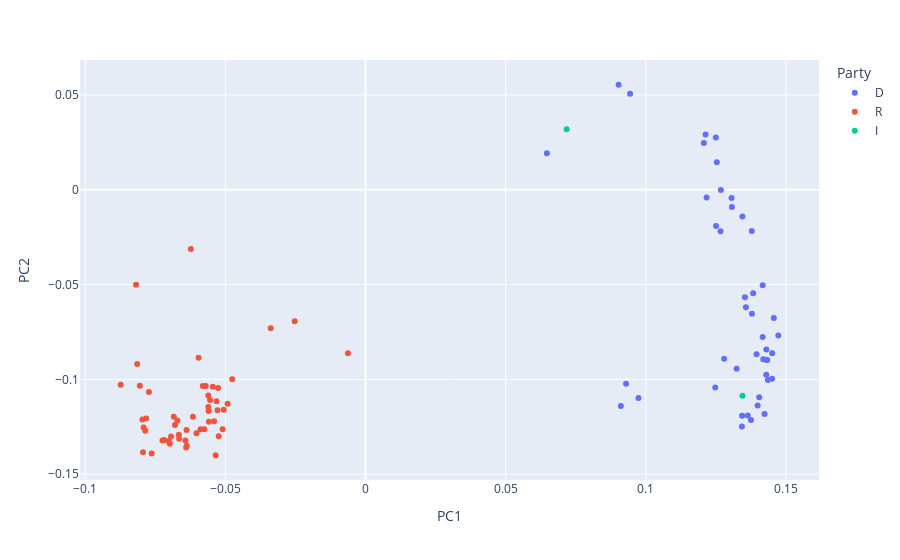

The cell this chart's notebook holds for it:
### Code cell
pca_clustering(2020, 8, 'Party')

### Figure 1 — Plotly figure (JSON) as saved in the notebook; plotly's stock layout.template omitted (floating-point values rounded to 4 significant figures)
{"data": [{"hovertemplate": "<b>%{hovertext}</b><br><br>Party=D<br>PC1=%{x}<br>PC2=%{y}<extra></extra>", "hovertext": ["Sen. Kyrsten Sinema [D]", "Sen. Joe Manchin III [D]", "Sen. Doug Jones [D, 2018-2020]", "Sen. Martin Heinrich [D]", "Sen. Sherrod Brown [D]", "Sen. Debbie Stabenow [D]", "Sen. Robert “Bob” Menendez [D]", "Sen. Tammy Baldwin [D]", "Sen. Benjamin Cardin [D]", "Sen. Tom Udall [D, 2009-2020]", "Sen. Tina Smith [D, 2018-2026]", "Sen. Tammy Duckworth [D]", "Sen. Christopher Coons [D, 2010-2026]", "Sen. Jacky Rosen [D]", "Sen. Thomas Carper [D]", "Sen. Dianne Feinstein [D]", "Sen. Sheldon Whitehouse [D]", "Sen. Michael Bennet [D]", "Sen. Catherine Cortez Masto [D]", "Sen. Jeanne Shaheen [D, 2009-2026]", "Sen. John “Jack” Reed [D, 1997-2026]", "Sen. Gary Peters [D, 2015-2026]", "Sen. Richard Durbin [D, 1997-2026]", "Sen. Mark Warner [D, 2009-2026]", "Sen. Patrick Leahy [D]", "Sen. Jon Tester [D]", "Sen. Margaret “Maggie” Hassan [D]", "Sen. Robert “Bob” Casey Jr. [D]", "Sen. Christopher Murphy [D]", "Sen. Timothy “Tim” Kaine [D]", "Sen. Maria Cantwell [D]", "Sen. Kirsten Gillibrand [D]", "Sen. Patty Murray [D]", "Sen. Charles “Chuck” Schumer [D]", "Sen. Chris Van Hollen [D]", "Sen. Jeff Merkley [D, 2009-2026]", "Sen. Amy Klobuchar [D]", "Sen. Ron Wyden [D]", "Sen. Richard Blumenthal [D]", "Sen. Cory Booker [D, 2013-2026]", "Sen. Brian Schatz [D]", "Sen. Mazie Hirono [D]", "Sen. Edward “Ed” Markey [D, 2013-2026]", "Sen. Elizabeth Warren [D]", "Sen. Kamala Harris [D, 2017-2021]"], "legendgroup": "D", "marker": {"color": "#636efa", "symbol": "circle"}, "mode": "markers", "name": "D", "orientation": "v", "showlegend": true, "type": "scatter", "x": [0.0911, 0.09295, 0.09739, 0.1379, 0.1357, 0.1354, 0.1383, 0.1473, 0.1417, 0.1417, 0.1457, 0.1419, 0.1433, 0.143, 0.1375, 0.1405, 0.128, 0.143, 0.1451, 0.1364, 0.1436, 0.1424, 0.1429, 0.1344, 0.1395, 0.1248, 0.1343, 0.1451, 0.1324, 0.1399, 0.1378, 0.125, 0.1267, 0.1306, 0.1345, 0.1253, 0.1217, 0.1213, 0.1268, 0.1207, 0.1251, 0.1307, 0.0903, 0.0944, 0.0647], "xaxis": "x", "y": [-0.1141, -0.1023, -0.1098, -0.0654, -0.062, -0.05676, -0.05459, -0.07682, -0.0777, -0.0504, -0.06769, -0.08935, -0.08974, -0.09757, -0.1215, -0.1094, -0.08914, -0.0842, -0.09965, -0.1191, -0.1004, -0.1182, -0.08972, -0.1193, -0.08676, -0.1043, -0.1248, -0.08621, -0.09445, -0.1138, -0.0218, 0.02756, -0.02186, -0.004401, -0.01416, 0.01453, -0.004116, 0.02919, -0.0001527, 0.02471, -0.01914, -0.00908, 0.0554, 0.05069, 0.0193], "yaxis": "y"}, {"hovertemplate": "<b>%{hovertext}</b><br><br>Party=R<br>PC1=%{x}<br>PC2=%{y}<extra></extra>", "hovertext": ["Sen. Joshua “Josh” Hawley [R]", "Sen. Steve Daines [R, 2015-2026]", "Sen. Marco Rubio [R]", "Sen. Todd Young [R]", "Sen. Dan Sullivan [R, 2015-2026]", "Sen. Richard Burr [R]", "Sen. Joni Ernst [R, 2015-2026]", "Sen. Cory Gardner [R, 2015-2020]", "Sen. Lindsey Graham [R, 2003-2026]", "Sen. John Kennedy [R]", "Sen. Ted Cruz [R]", "Sen. David Perdue [R, 2015-2020]", "Sen. Bill Cassidy [R, 2015-2026]", "Sen. Thom Tillis [R, 2015-2026]", "Sen. Shelley Capito [R, 2015-2026]", "Sen. Jerry Moran [R]", "Sen. Mike Braun [R]", "Sen. Kelly Loeffler [R, 2020-2021]", "Sen. Michael Enzi [R, 1997-2020]", "Sen. James Risch [R, 2009-2026]", "Sen. Pat Roberts [R, 1997-2020]", "Sen. Charles “Chuck” Grassley [R]", "Sen. Marsha Blackburn [R]", "Sen. Ron Johnson [R]", "Sen. Rick Scott [R]", "Sen. Roy Blunt [R]", "Sen. Tim Scott [R]", "Sen. Richard Shelby [R]", "Sen. Deb Fischer [R]", "Sen. Michael “Mike” Crapo [R]", "Sen. Mitch McConnell [R, 1985-2026]", "Sen. Mitt Romney [R]", "Sen. Benjamin “Ben” Sasse [R, 2015-2026]", "Sen. Mike Rounds [R, 2015-2026]", "Sen. Roger Wicker [R]", "Sen. John Thune [R]", "Sen. John Boozman [R]", "Sen. James Lankford [R]", "Sen. Tom Cotton [R, 2015-2026]", "Sen. John Cornyn [R, 2002-2026]", "Sen. James “Jim” Inhofe [R, 1994-2026]", "Sen. Cindy Hyde-Smith [R, 2018-2026]", "Sen. John Barrasso [R]", "Sen. Robert “Rob” Portman [R]", "Sen. John Hoeven [R]", "Sen. Patrick “Pat” Toomey [R]", "Sen. Kevin Cramer [R]", "Sen. Mike Lee [R]", "Sen. Susan Collins [R, 1997-2026]", "Sen. Rand Paul [R]", "Sen. Lamar Alexander [R, 2003-2020]", "Sen. Lisa Murkowski [R]"], "legendgroup": "R", "marker": {"color": "#EF553B", "symbol": "circle"}, "mode": "markers", "name": "R", "orientation": "v", "showlegend": true, "type": "scatter", "x": [-0.07729, -0.05546, -0.05608, -0.04757, -0.05449, -0.05701, -0.05318, -0.0492, -0.05259, -0.08735, -0.08145, -0.05282, -0.05806, -0.05599, -0.05608, -0.05956, -0.08053, -0.05062, -0.07245, -0.06939, -0.05886, -0.05238, -0.0796, -0.07916, -0.06839, -0.05401, -0.06649, -0.07022, -0.064, -0.06983, -0.05347, -0.06386, -0.07856, -0.06713, -0.05749, -0.06662, -0.06376, -0.07936, -0.06798, -0.05588, -0.07188, -0.06429, -0.0763, -0.05097, -0.06029, -0.07825, -0.06156, -0.08187, -0.006269, -0.06232, -0.03383, -0.02527], "xaxis": "x", "y": [-0.1067, -0.1109, -0.1146, -0.1, -0.1039, -0.1035, -0.1116, -0.1128, -0.1046, -0.1028, -0.09193, -0.1164, -0.1035, -0.1167, -0.1086, -0.08856, -0.1034, -0.116, -0.1322, -0.1301, -0.1264, -0.13, -0.1211, -0.1254, -0.1197, -0.1222, -0.1313, -0.1326, -0.136, -0.134, -0.14, -0.1267, -0.1271, -0.1218, -0.1264, -0.1292, -0.135, -0.1384, -0.1241, -0.1224, -0.132, -0.1322, -0.1391, -0.1264, -0.1284, -0.1207, -0.1197, -0.05016, -0.08622, -0.03121, -0.073, -0.06941], "yaxis": "y"}, {"hovertemplate": "<b>%{hovertext}</b><br><br>Party=I<br>PC1=%{x}<br>PC2=%{y}<extra></extra>", "hovertext": ["Sen. Angus King Jr. [I]", "Sen. Bernard “Bernie” Sanders [I]"], "legendgroup": "I", "marker": {"color": "#00cc96", "symbol": "circle"}, "mode": "markers", "name": "I", "orientation": "v", "showlegend": true, "type": "scatter", "x": [0.1345, 0.07176], "xaxis": "x", "y": [-0.1087, 0.03193], "yaxis": "y"}], "layout": {"legend": {"title": {"text": "Party"}, "tracegroupgap": 0}, "margin": {"t": 60}, "xaxis": {"anchor": "y", "domain": [0, 1], "title": {"text": "PC1"}}, "yaxis": {"anchor": "x", "domain": [0, 1], "title": {"text": "PC2"}}}}
